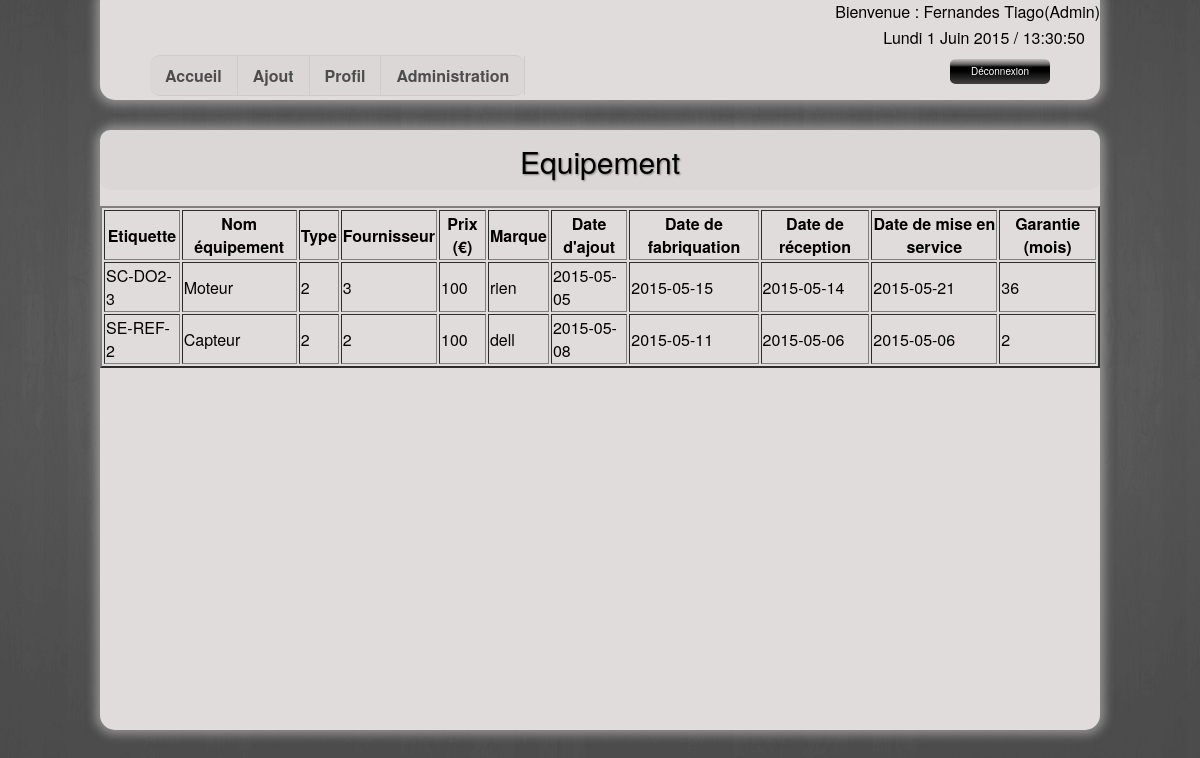
The app's page /Site/index.php (signed in) with its own data.
### tables this page shows
CREATE TABLE IF NOT EXISTS `equipement` (
  `idEquipement` int(11) NOT NULL AUTO_INCREMENT,
  `nomEquipement` varchar(45) DEFAULT NULL,
  `idType` int(11) NOT NULL,
  `idFournisseur` int(11) NOT NULL,
  `prix` double DEFAULT NULL,
  `marque` varchar(45) DEFAULT NULL,
  `dateAjout` date DEFAULT NULL,
  `dateFabrication` date DEFAULT NULL,
  `dateReception` date DEFAULT NULL,
  `dateMiseService` date DEFAULT NULL,
  `garantie` int(11) DEFAULT NULL,
  PRIMARY KEY (`idEquipement`,`idType`,`idFournisseur`),
  KEY `fk_Equipement_Type_idx` (`idType`),
  KEY `fk_Equipement_Fournisseur1_idx` (`idFournisseur`)
);

### Site/fonctions.php (called while the page is built, shortened)
<?php
require_once('connexion.php');
function getAllEquipement(){
    global $pdo;
    $query = "SELECT CONCAT(`valeurCategorie`,'-',`valeurAcronime`,'-',`equipement`.`idEquipement`), `nomEquipement`,`idType`,`idFournisseur`,`prix`,`marque`,`dateAjout`,`dateFabrication`,`dateReception`,`dateMiseService`,`garantie`
              FROM `equipement`, `categorie_etiquette`,  `etiquette_equipement`, `acronime_etiquette`
              WHERE `equipement`.`idEquipement` = `etiquette_equipement`.`idEquipement`
              AND `etiquette_equipement`.`idCategorieEtiquette` = `categorie_etiquette`.`idCategorieEtiquette`
              AND `equipement`.`idEquipement` = `etiquette_equipement`.`idEquipement`
              AND `etiquette_equipement`.`idAcronimeEtiquette` = `acronime_etiquette`.`idAcronimeEtiquette` ";
    try {
      $result = $pdo->query($query)->fetchAll(PDO::FETCH_ASSOC);
      return $result;
    }
    catch ( Exception $e ) {
      die ("Erreur dans la requete ".$e->getMessage());
    }
}

### Site/index.php (the view, shortened to what this page needs)
<?php
    require_once('fonctions.php');
    $listeEquipement = getAllEquipement($pdo);
?>
<!doctype html>
<html lang="fr">
   <head>
    <link rel="stylesheet" type="text/css" href="style.css">
    </head>
   <body>
    <?php require_once('entete.php'); ?>
        <div id ="contenu">
            <div id="banniere">Equipement</div>
        </p><table border=2>
          <th>Etiquette</th>
          <th>Nom équipement</th>
          <th>Type</th>
          <th>Fournisseur</th>
          <th>Prix (€)</th>
          <th>Marque</th>
          <th>Date d'ajout</th>
          <th>Date de fabriquation</th>
          <th>Date de réception</th>
          <th>Date de mise en service</th>
          <th>Garantie (mois)</th>
        <?php foreach ($listeEquipement as $cle=>$valeur): ?>
            <tr>
                <?php foreach ($valeur as $val): ?>
                    <td><?= htmlentities($val) ?></td>
                <?php endforeach; ?>
            </tr>
         <?php endforeach; ?>
        </table>
    </div>
   </body>
</html>

### Site/entete.php (shortened to what this page needs)
<nav id="entete">
       <?php require_once('information-utilisateur.php') ?>
        <div id="onglet">
            <ul id="nav">
                <li><a href="index.php">Accueil</a></li>
                <li><a href="ajout-element.php">Ajout</a></li>
                <li><a href="profil.php">Profil</a></li>
                <li><a href="admin.php">Administration</a></li>
           </ul>
        <div id="time">
            <span id="date_heure"></span>
        </div>
        <div class="deco">
            <a href="logout.php" onclick="return(confirm('Etes-vous sûr de vouloir vous déconnectez ? '));">Déconnexion</a>
        </div>
</nav>

### Site/information-utilisateur.php
<?php
    if (isset($_SESSION['nom']) && isset($_SESSION['role'])) {
        echo "<p style=text-align:right; margin-top: 10px;>Bienvenue : ".$_SESSION['nom']." ".$_SESSION['prenom']."(".$_SESSION['role'].")";
    }
    else
        header ('location: authentification.php');
?>

### Site/style.css (style rules this page uses)
html { background: url(image/bg.jpg) no-repeat center fixed; background-size: cover; font-family: "Helvetica Neue", Helvetica, arial, sans-serif; }
#entete { border-radius: 0px 0px 15px 15px; width: 1000px; height: 100px; margin-left: auto; margin-right: auto; margin-top: -16px; background-color: #E1DCDC; box-shadow: 0px 0px 10px 5px rgba(164, 162, 162, 0.75); -moz-box-shadow: 0px 0px 10px 5px rgba(164, 162, 162, 0.75); -webkit-box-shadow: 0px 0px 10px 5px rgba(164, 162, 162, 0.75); }
#time { position: relative: ; float:right; margin-right: 15px; margin-top: -13px; }
#contenu { border-radius:15px; width: 1000px; height: 600px; background-color: #E1DCDC; margin-left: auto; margin-right: auto; margin-top: 30px; box-shadow: 0px 0px 10px 5px rgba(164, 162, 162, 0.75); -moz-box-shadow: 0px 0px 10px 5px rgba(164, 162, 162, 0.75); -webkit-box-shadow: 0px 0px 10px 5px rgba(164, 162, 162, 0.75); }
#nav { border-radius: 10px; width: auto; float: left; margin-bottom: auto; margin-left: 40px; padding: 0; list-style: none; background-color: #DBD7D7; border-bottom: 1px solid #ccc; border-top: 1px solid #ccc; }
#nav li { float: left; }
#nav li a { display: block; padding: 8px 15px; text-decoration: none; font-weight: bold; color: #4C4D4D; border-right: 1px solid #ccc; }
#banniere { border-radius:10px; width: 1000px; height: 50px; background-color: #DBD7D7; font-size: 30px; text-shadow:1px 1px 2px gray; text-align: center; padding-top: 10px; }
.deco { position: absolute; margin-left: 300px; margin-top: 30px; }
.deco a { position: absolute; left:540px; top: -10px; display:block; width:100px; font-size: 10px; line-height:25px; text-align:center; vertical-align:middle; background:url(image/bouton-noir.png) no-repeat; color:white; text-decoration:none; }
#onglet { margin-left: 10px; }
body { height: auto; }

### records on screen
equipement: val "SC-DO2-3", nomEquipement "Moteur", idType "2", idFournisseur "3", prix "100", marque "rien", dateAjout "2015-05-05", dateFabrication "2015-05-15", dateReception "2015-05-14", dateMiseService "2015-05-21", garantie "36"
equipement: val "SE-REF-2", nomEquipement "Capteur", val "2", prix "100", marque "dell", dateAjout "2015-05-08", dateFabrication "2015-05-11", val "2015-05-06"

### other values on screen
$_SESSION['nom'] "Fernandes"
$_SESSION['prenom'] "Tiago"
$_SESSION['role'] "Admin"
